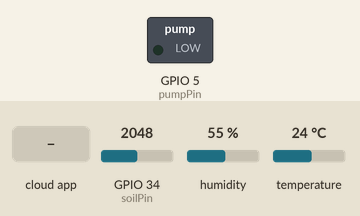
Simulated run of this sketch. Board: ESP32. Shown: switched loads named in the sketch (green lamp = pin HIGH). The test bench sets the inputs (shaded band); at power-on: GPIO 34 (soilPin) = 2048, humidity 55 %, temperature 24 °C. WiFi joins after 1.5 s; servers stay silent unless stated; the Firebase database answers and starts empty; what the sketch prints to the serial monitor is not drawn.

Above: at 2.7 s.
2.8 s: the phone or cloud app sets pompa_manuala to 1
At 7.5 s:
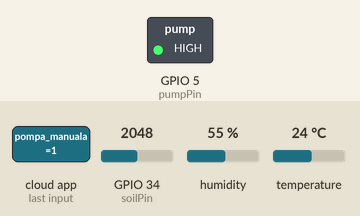
7.8 s: the phone or cloud app sets pompa_manuala to 0
At 11.0 s:
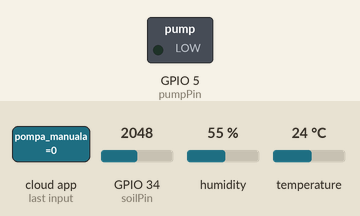
12.1 s: the phone or cloud app sets pompa_ai to 1
At 15.5 s:
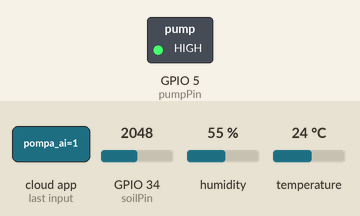
16.5 s: the phone or cloud app sets pompa_ai to 0
At 20.1 s:
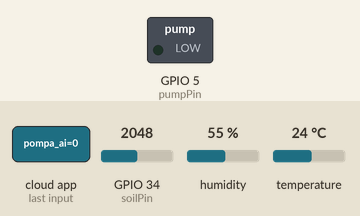
Timing chart, 0 to 21.6 s (numbered marks = the images above; inputs shaded):
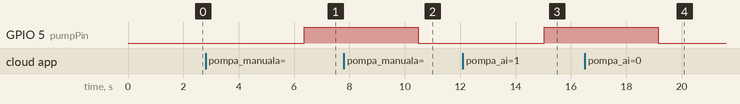

Measured:
- after the input at 2.8 s, GPIO 5 (pumpPin): LOW → HIGH after 3.6 s
- after the input at 7.8 s, GPIO 5 (pumpPin): HIGH → LOW after 2.7 s
- after the input at 12.1 s, GPIO 5 (pumpPin): LOW → HIGH after 2.9 s
- after the input at 16.5 s, GPIO 5 (pumpPin): HIGH → LOW after 2.6 s

The sketch:

SeraAutomatizata.ino
```cpp
#include <WiFi.h>
#include <FirebaseESP32.h>
#include "DHT.h"
#include "secrets.h"

// --- CREDENȚIALE ---
#define WIFI_SSID SECRET_WIFI_SSID
#define WIFI_PASSWORD SECRET_WIFI_PASSWORD
#define API_KEY SECRET_API_KEY
#define DATABASE_URL "proiectlicenta-da795-default-rtdb.europe-west1.firebasedatabase.app"
#define USER_EMAIL SECRET_USER_EMAIL
#define USER_PASSWORD SECRET_USER_PASSWORD

// --- PINI ---
#define DHTPIN 4
#define DHTTYPE DHT22
const int soilPin = 34;
const int pumpPin = 5;

// --- CALIBRARE & PRAGURI ---
const int AirValue = 2600;
const int WaterValue = 1500;

// --- PRAGURI DINAMICE (Se vor actualiza din Firebase) ---
int prag_umiditate_sol = 20;    // Valoare default (minim)
float prag_temp_max = 30.0;     // Valoare default (maxim)
int durata_pompa_sec = 5;       // Valoare default

// --- OBIECTE FIREBASE & SENZORI ---
FirebaseData firebaseData;
FirebaseAuth auth;
FirebaseConfig config;
DHT dht(DHTPIN, DHTTYPE);

// --- DEFINIRE FUNCȚIE CALLBACK ---
void tokenStatusCallback(TokenInfo info);

// --- VARIABILE MEDIE ISTORIC ---
float sumaTemp = 0;
float sumaUmiditate = 0;
long sumaSol = 0;
int contorCitiri = 0;
unsigned long lastHistoryTime = 0;
const long historyInterval = 60000; // 1 minut

// --- VARIABILE ANTI-FLOOD ALERTE ---
unsigned long lastAlertTime = 0;
const long alertCooldown = 300000; // 5 minute pauză între alerte repetate
bool stareAnterioaraPompa = false; // Memorează starea pompei pentru alertele INFO

// ==========================================
// FUNCȚIE NOUĂ: CITIRE SETĂRI DIN SITE
// ==========================================
unsigned long ultimaCitireSetari = 0;
const long intervalSetari = 10000; // Citeste din Firebase doar o data la 10 secunde

void actualizareSetariDinFirebase() {
  // Evităm să facem spam cu cereri ca să nu blocăm conexiunea catre Firebase
  if (millis() - ultimaCitireSetari >= intervalSetari || ultimaCitireSetari == 0) {
    bool succes = false;

    if (Firebase.getInt(firebaseData, "/setari/min_soil_moisture")) {
      prag_umiditate_sol = firebaseData.intData();
      succes = true;
    } else {
      Serial.println("⚠️ Eroare citire sol: " + firebaseData.errorReason());
    }

    if (Firebase.getFloat(firebaseData, "/setari/max_temp")) {
      prag_temp_max = firebaseData.floatData();
    }

    if (Firebase.getInt(firebaseData, "/setari/pump_duration")) {
      durata_pompa_sec = firebaseData.intData();
    }

    if (succes) {
      Serial.println("✅ Setari reactualizate cu succes din Firebase!");
      Serial.printf("Praguri curente: Udare la sub %d%% | Alerta la peste %.1f°C | Durata pompa: %d sec\n", prag_umiditate_sol, prag_temp_max, durata_pompa_sec);
    }

    ultimaCitireSetari = millis();
  }
}

void setup() {
  Serial.begin(115200);

  // Conectare WiFi
  WiFi.begin(WIFI_SSID, WIFI_PASSWORD);
  Serial.print("Conectare la Wi-Fi");
  while (WiFi.status() != WL_CONNECTED) {
    delay(300);
    Serial.print(".");
  }
  Serial.println("\n✅ Conectat la WiFi!");
  Serial.print("IP: ");
  Serial.println(WiFi.localIP());

  // Configurare Firebase
  config.api_key = API_KEY;
  config.database_url = DATABASE_URL;
  auth.user.email = USER_EMAIL;
  auth.user.password = USER_PASSWORD;
  config.token_status_callback = tokenStatusCallback;

  Firebase.begin(&config, &auth);
  Firebase.reconnectWiFi(true);

  // Inițializare Senzori
  dht.begin();
  pinMode(pumpPin, OUTPUT);
}

void loop() {
  if (Firebase.ready()) {

    // 0. ACTUALIZARE SETĂRI DIN SITE
    actualizareSetariDinFirebase();

    // 1. CITIREA DATELOR
    float t = dht.readTemperature();
    float h = dht.readHumidity();
    int soilRaw = analogRead(soilPin);

    // Mapare umiditate sol
    int soilPercent = map(soilRaw, AirValue, WaterValue, 0, 100);
    if (soilPercent < 0) soilPercent = 0;
    if (soilPercent > 100) soilPercent = 100;

    // --- CONTROL POMPĂ (Creier AI + Mod Manual) ---
    bool pompaPornita = false;
    bool comandaManuala = false;
    bool decizieAI = false;

    if (Firebase.getBool(firebaseData, "/planta_mea/comenzi/pompa_manuala")) {
        comandaManuala = firebaseData.boolData();
    }
    if (Firebase.getBool(firebaseData, "/planta_mea/comenzi/pompa_ai")) {
        decizieAI = firebaseData.boolData();
    }

    if (comandaManuala == true) {
        pompaPornita = true;
    } else {
        pompaPornita = decizieAI;
    }

    digitalWrite(pumpPin, pompaPornita ? HIGH : LOW);

    // 2. ACTUALIZARE LIVE
    FirebaseJson jsonLive;
    jsonLive.set("umiditate_sol", soilPercent);
    jsonLive.set("temperatura", t);
    jsonLive.set("umiditate_aer", h);
    jsonLive.set("pompa_pornita", pompaPornita);
    Firebase.setJSON(firebaseData, "/planta_mea/curent", jsonLive);

    // 3. ADĂUGARE LA MEDIE
    if (!isnan(t) && !isnan(h)) {
        sumaTemp += t;
        sumaUmiditate += h;
        sumaSol += soilPercent;
        contorCitiri++;
    }

    // 4. VERIFICARE ALERTE (Modificat să folosească pragurile dinamice + Alerte Independente)
    if (millis() - lastAlertTime > alertCooldown || lastAlertTime == 0) {
        bool alertaTrimisa = false;

        // A. VERIFICAM UMIDITATEA SOLULUI
        String nivelSol = "";
        String mesajSol = "";
        if (soilPercent < (prag_umiditate_sol / 2)) {
            nivelSol = "Critical";
            mesajSol = "Sol critic uscat";
        } else if (soilPercent <= prag_umiditate_sol) {
            nivelSol = "Warning";
            mesajSol = "Solul se usuca";
        }

        if (nivelSol != "") {
            FirebaseJson jsonAlertSol;
            jsonAlertSol.set("tip", mesajSol);
            jsonAlertSol.set("valoare", soilPercent);
            jsonAlertSol.set("nivel", nivelSol);
            Firebase.pushJSON(firebaseData, "/planta_mea/alerte", jsonAlertSol);
            Serial.println("!!! ALERTĂ SOL: " + nivelSol + " -> Salvat!");
            alertaTrimisa = true;
            delay(500);
        }

        // B. VERIFICAM TEMPERATURA
        String nivelTemp = "";
        String mesajTemp = "";
        if (t > (prag_temp_max + 5.0)) {
            nivelTemp = "Critical";
            mesajTemp = "Temperatura critic de mare";
        } else if (t >= prag_temp_max) {
            nivelTemp = "Warning";
            mesajTemp = "Temperatura ridicata";
        }

        if (nivelTemp != "") {
            FirebaseJson jsonAlertTemp;
            jsonAlertTemp.set("tip", mesajTemp);
            jsonAlertTemp.set("valoare", t);
            jsonAlertTemp.set("nivel", nivelTemp);
            Firebase.pushJSON(firebaseData, "/planta_mea/alerte", jsonAlertTemp);
            Serial.println("!!! ALERTĂ TEMP: " + nivelTemp + " -> Salvat!");
            alertaTrimisa = true;
            delay(500);
        }

        // Daca am trimis cel putin o alerta, resetam cooldown-ul
        if (alertaTrimisa) {
            lastAlertTime = millis();
        }
    }

    // 5. JURNAL INFO (Declanșat doar când se schimbă starea pompei)
    if (pompaPornita != stareAnterioaraPompa) {
        FirebaseJson jsonInfo;
        String mesajInfo = pompaPornita ? "Pompa a fost pornita." : "Pompa a fost oprita.";

        jsonInfo.set("tip", mesajInfo);
        jsonInfo.set("valoare", pompaPornita ? 1 : 0);
        jsonInfo.set("nivel", "Info");

        Serial.print("ℹ️ INFO: " + mesajInfo);

        if (Firebase.pushJSON(firebaseData, "/planta_mea/alerte", jsonInfo)) {
            Serial.println(" -> ✅ Salvat cu succes in Firebase!");
        } else {
            Serial.println(" -> ❌ EROARE Firebase: " + firebaseData.errorReason());
        }

        stareAnterioaraPompa = pompaPornita;
        delay(500); // Pauză de respirație pentru ESP32
    }

    // 6. SALVARE ISTORIC
    if (millis() - lastHistoryTime >= historyInterval) {
       if (contorCitiri > 0) {
           FirebaseJson jsonIstoric;
           jsonIstoric.set("temperatura", sumaTemp / contorCitiri);
           jsonIstoric.set("umiditate_aer", sumaUmiditate / contorCitiri);
           jsonIstoric.set("umiditate_sol", (int)(sumaSol / contorCitiri));

           Serial.print("Salvare Medie Istoric... ");
           Firebase.pushJSON(firebaseData, "/planta_mea/istoric", jsonIstoric);
       }
       sumaTemp = 0;
       sumaUmiditate = 0;
       sumaSol = 0;
       contorCitiri = 0;
       lastHistoryTime = millis();
    }
  }

  delay(3000);
}

void tokenStatusCallback(TokenInfo info){
    if (info.status == token_status_error){
        Serial.printf("Token Error: %s\n", info.error.message.c_str());
    }
}
```

secrets_example.h
```cpp
// FIȘIER PENTRU PAROLE (NU SE VA URCA PE GITHUB!)
// Inserați aici datele reale înainte de a încărca pe ESP32.

#define SECRET_WIFI_SSID "Numele_Retelei_Tale"
#define SECRET_WIFI_PASSWORD "Parola_Retelei_Tale"

#define SECRET_API_KEY "API_KEY_AICI"
#define SECRET_USER_EMAIL "emailul_tau@examplu.com"
#define SECRET_USER_PASSWORD "parola_firebse_aici"
```
